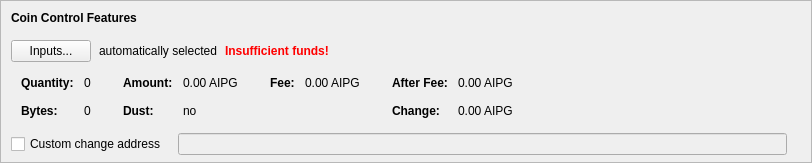
      <widget class="QFrame" name="frameCoinControl">
       <property name="sizePolicy">
        <sizepolicy hsizetype="Expanding" vsizetype="Fixed">
         <horstretch>0</horstretch>
         <verstretch>0</verstretch>
        </sizepolicy>
       </property>
       <property name="maximumSize">
        <size>
         <width>16777215</width>
         <height>16777215</height>
        </size>
       </property>
       <property name="frameShape">
        <enum>QFrame::StyledPanel</enum>
       </property>
       <property name="frameShadow">
        <enum>QFrame::Sunken</enum>
       </property>
       <layout class="QVBoxLayout" name="verticalLayoutCoinControl2">
        <property name="spacing">
         <number>0</number>
        </property>
        <property name="leftMargin">
         <number>0</number>
        </property>
        <property name="topMargin">
         <number>0</number>
        </property>
        <property name="rightMargin">
         <number>0</number>
        </property>
        <property name="bottomMargin">
         <number>6</number>
        </property>
        <item>
         <layout class="QVBoxLayout" name="verticalLayoutCoinControl" stretch="0,0,0,0,0">
          <property name="spacing">
           <number>0</number>
          </property>
          <property name="leftMargin">
           <number>10</number>
          </property>
          <property name="topMargin">
           <number>10</number>
          </property>
          <item>
           <layout class="QHBoxLayout" name="horizontalLayoutCoinControl1">
            <property name="bottomMargin">
             <number>15</number>
            </property>
            <item>
             <widget class="QLabel" name="labelCoinControlFeatures">
              <property name="sizePolicy">
               <sizepolicy hsizetype="Preferred" vsizetype="Maximum">
                <horstretch>0</horstretch>
                <verstretch>0</verstretch>
               </sizepolicy>
              </property>
              <property name="font">
               <font>
                <weight>75</weight>
                <bold>true</bold>
               </font>
              </property>
              <property name="styleSheet">
               <string notr="true">font-weight:bold;</string>
              </property>
              <property name="text">
               <string>Coin Control Features</string>
              </property>
             </widget>
            </item>
           </layout>
          </item>
          <item>
           <layout class="QHBoxLayout" name="horizontalLayoutCoinControl2" stretch="0,0,0,0">
            <property name="spacing">
             <number>8</number>
            </property>
            <property name="bottomMargin">
             <number>10</number>
            </property>
            <item>
             <widget class="QPushButton" name="pushButtonCoinControl">
              <property name="styleSheet">
               <string notr="true"/>
              </property>
              <property name="text">
               <string>Inputs...</string>
              </property>
              <property name="autoDefault">
               <bool>false</bool>
              </property>
             </widget>
            </item>
            <item>
             <widget class="QLabel" name="labelCoinControlAutomaticallySelected">
              <property name="text">
               <string>automatically selected</string>
              </property>
              <property name="margin">
               <number>5</number>
              </property>
             </widget>
            </item>
            <item>
             <widget class="QLabel" name="labelCoinControlInsuffFunds">
              <property name="font">
               <font>
                <weight>75</weight>
                <bold>true</bold>
               </font>
              </property>
              <property name="styleSheet">
               <string notr="true">color:red;font-weight:bold;</string>
              </property>
              <property name="text">
               <string>Insufficient funds!</string>
              </property>
              <property name="margin">
               <number>5</number>
              </property>
             </widget>
            </item>
            <item>
             <spacer name="horizontalSpacerCoinControl">
              <property name="orientation">
               <enum>Qt::Horizontal</enum>
              </property>
              <property name="sizeHint" stdset="0">
               <size>
                <width>40</width>
                <height>1</height>
               </size>
              </property>
             </spacer>
            </item>
           </layout>
          </item>
          <item>
           <widget class="QWidget" name="widgetCoinControl" native="true">
            <property name="sizePolicy">
             <sizepolicy hsizetype="Preferred" vsizetype="Preferred">
              <horstretch>0</horstretch>
              <verstretch>0</verstretch>
             </sizepolicy>
            </property>
            <property name="minimumSize">
             <size>
              <width>0</width>
              <height>0</height>
             </size>
            </property>
            <property name="styleSheet">
             <string notr="true"/>
            </property>
            <layout class="QHBoxLayout" name="horizontalLayoutCoinControl5">
             <property name="leftMargin">
              <number>0</number>
             </property>
             <property name="topMargin">
              <number>0</number>
             </property>
             <property name="rightMargin">
              <number>0</number>
             </property>
             <property name="bottomMargin">
              <number>0</number>
             </property>
             <item>
              <layout class="QHBoxLayout" name="horizontalLayoutCoinControl3" stretch="0,0,0,1">
               <property name="spacing">
                <number>20</number>
               </property>
               <property name="topMargin">
                <number>0</number>
               </property>
               <property name="bottomMargin">
                <number>10</number>
               </property>
               <item>
                <layout class="QFormLayout" name="formLayoutCoinControl1">
                 <property name="horizontalSpacing">
                  <number>10</number>
                 </property>
                 <property name="verticalSpacing">
                  <number>14</number>
                 </property>
                 <property name="leftMargin">
                  <number>10</number>
                 </property>
                 <property name="topMargin">
                  <number>4</number>
                 </property>
                 <property name="rightMargin">
                  <number>6</number>
                 </property>
                 <item row="0" column="0">
                  <widget class="QLabel" name="labelCoinControlQuantityText">
                   <property name="font">
                    <font>
                     <weight>75</weight>
                     <bold>true</bold>
                    </font>
                   </property>
                   <property name="text">
                    <string>Quantity:</string>
                   </property>
                   <property name="margin">
                    <number>0</number>
                   </property>
                  </widget>
                 </item>
                 <item row="0" column="1">
                  <widget class="QLabel" name="labelCoinControlQuantity">
                   <property name="cursor">
                    <cursorShape>IBeamCursor</cursorShape>
                   </property>
                   <property name="contextMenuPolicy">
                    <enum>Qt::ActionsContextMenu</enum>
                   </property>
                   <property name="text">
                    <string notr="true">0</string>
                   </property>
                   <property name="margin">
                    <number>0</number>
                   </property>
                   <property name="textInteractionFlags">
                    <set>Qt::LinksAccessibleByMouse|Qt::TextSelectableByKeyboard|Qt::TextSelectableByMouse</set>
                   </property>
                  </widget>
                 </item>
                 <item row="1" column="0">
                  <widget class="QLabel" name="labelCoinControlBytesText">
                   <property name="font">
                    <font>
                     <weight>75</weight>
                     <bold>true</bold>
                    </font>
                   </property>
                   <property name="text">
                    <string>Bytes:</string>
                   </property>
                  </widget>
                 </item>
                 <item row="1" column="1">
                  <widget class="QLabel" name="labelCoinControlBytes">
                   <property name="cursor">
                    <cursorShape>IBeamCursor</cursorShape>
                   </property>
                   <property name="contextMenuPolicy">
                    <enum>Qt::ActionsContextMenu</enum>
                   </property>
                   <property name="text">
                    <string notr="true">0</string>
                   </property>
                   <property name="textInteractionFlags">
                    <set>Qt::LinksAccessibleByMouse|Qt::TextSelectableByKeyboard|Qt::TextSelectableByMouse</set>
                   </property>
                  </widget>
                 </item>
                </layout>
               </item>
               <item>
                <layout class="QFormLayout" name="formLayoutCoinControl2">
                 <property name="horizontalSpacing">
                  <number>10</number>
                 </property>
                 <property name="verticalSpacing">
                  <number>14</number>
                 </property>
                 <property name="leftMargin">
                  <number>6</number>
                 </property>
                 <property name="topMargin">
                  <number>4</number>
                 </property>
                 <property name="rightMargin">
                  <number>6</number>
                 </property>
                 <item row="0" column="0">
                  <widget class="QLabel" name="labelCoinControlAmountText">
                   <property name="font">
                    <font>
                     <weight>75</weight>
                     <bold>true</bold>
                    </font>
                   </property>
                   <property name="text">
                    <string>Amount:</string>
                   </property>
                   <property name="margin">
                    <number>0</number>
                   </property>
                  </widget>
                 </item>
                 <item row="0" column="1">
                  <widget class="QLabel" name="labelCoinControlAmount">
                   <property name="cursor">
                    <cursorShape>IBeamCursor</cursorShape>
                   </property>
                   <property name="contextMenuPolicy">
                    <enum>Qt::ActionsContextMenu</enum>
                   </property>
                   <property name="text">
                    <string notr="true">0.00 AIPG</string>
                   </property>
                   <property name="textInteractionFlags">
                    <set>Qt::LinksAccessibleByMouse|Qt::TextSelectableByKeyboard|Qt::TextSelectableByMouse</set>
                   </property>
                  </widget>
                 </item>
                 <item row="1" column="0">
                  <widget class="QLabel" name="labelCoinControlLowOutputText">
                   <property name="font">
                    <font>
                     <weight>75</weight>
                     <bold>true</bold>
                    </font>
                   </property>
                   <property name="text">
                    <string>Dust:</string>
                   </property>
                  </widget>
                 </item>
                 <item row="1" column="1">
                  <widget class="QLabel" name="labelCoinControlLowOutput">
                   <property name="cursor">
                    <cursorShape>IBeamCursor</cursorShape>
                   </property>
                   <property name="contextMenuPolicy">
                    <enum>Qt::ActionsContextMenu</enum>
                   </property>
                   <property name="text">
                    <string notr="true">no</string>
                   </property>
                   <property name="textInteractionFlags">
                    <set>Qt::LinksAccessibleByMouse|Qt::TextSelectableByKeyboard|Qt::TextSelectableByMouse</set>
                   </property>
                  </widget>
                 </item>
                </layout>
               </item>
               <item>
                <layout class="QFormLayout" name="formLayoutCoinControl3">
                 <property name="horizontalSpacing">
                  <number>10</number>
                 </property>
                 <property name="verticalSpacing">
                  <number>14</number>
                 </property>
                 <property name="leftMargin">
                  <number>6</number>
                 </property>
                 <property name="topMargin">
                  <number>4</number>
                 </property>
                 <property name="rightMargin">
                  <number>6</number>
                 </property>
                 <item row="0" column="0">
                  <widget class="QLabel" name="labelCoinControlFeeText">
                   <property name="font">
                    <font>
                     <weight>75</weight>
                     <bold>true</bold>
                    </font>
                   </property>
                   <property name="text">
                    <string>Fee:</string>
                   </property>
                   <property name="margin">
                    <number>0</number>
                   </property>
                  </widget>
                 </item>
                 <item row="0" column="1">
                  <widget class="QLabel" name="labelCoinControlFee">
                   <property name="cursor">
                    <cursorShape>IBeamCursor</cursorShape>
                   </property>
                   <property name="contextMenuPolicy">
                    <enum>Qt::ActionsContextMenu</enum>
                   </property>
                   <property name="text">
                    <string notr="true">0.00 AIPG</string>
                   </property>
                   <property name="textInteractionFlags">
                    <set>Qt::LinksAccessibleByMouse|Qt::TextSelectableByKeyboard|Qt::TextSelectableByMouse</set>
                   </property>
                  </widget>
                 </item>
                </layout>
               </item>
               <item>
                <layout class="QFormLayout" name="formLayoutCoinControl4">
                 <property name="horizontalSpacing">
                  <number>10</number>
                 </property>
                 <property name="verticalSpacing">
                  <number>14</number>
                 </property>
                 <property name="leftMargin">
                  <number>6</number>
                 </property>
                 <property name="topMargin">
                  <number>4</number>
                 </property>
                 <property name="rightMargin">
                  <number>6</number>
                 </property>
                 <item row="0" column="0">
                  <widget class="QLabel" name="labelCoinControlAfterFeeText">
                   <property name="font">
                    <font>
                     <weight>75</weight>
                     <bold>true</bold>
                    </font>
                   </property>
                   <property name="text">
                    <string>After Fee:</string>
                   </property>
                   <property name="margin">
                    <number>0</number>
                   </property>
                  </widget>
                 </item>
                 <item row="0" column="1">
                  <widget class="QLabel" name="labelCoinControlAfterFee">
                   <property name="cursor">
                    <cursorShape>IBeamCursor</cursorShape>
                   </property>
                   <property name="contextMenuPolicy">
                    <enum>Qt::ActionsContextMenu</enum>
                   </property>
                   <property name="text">
                    <string notr="true">0.00 AIPG</string>
                   </property>
                   <property name="textInteractionFlags">
                    <set>Qt::LinksAccessibleByMouse|Qt::TextSelectableByKeyboard|Qt::TextSelectableByMouse</set>
                   </property>
                  </widget>
                 </item>
                 <item row="1" column="0">
                  <widget class="QLabel" name="labelCoinControlChangeText">
                   <property name="font">
                    <font>
                     <weight>75</weight>
                     <bold>true</bold>
                    </font>
                   </property>
                   <property name="text">
                    <string>Change:</string>
                   </property>
                  </widget>
                 </item>
                 <item row="1" column="1">
                  <widget class="QLabel" name="labelCoinControlChange">
                   <property name="cursor">
                    <cursorShape>IBeamCursor</cursorShape>
                   </property>
                   <property name="contextMenuPolicy">
                    <enum>Qt::ActionsContextMenu</enum>
                   </property>
                   <property name="text">
                    <string notr="true">0.00 AIPG</string>
                   </property>
                   <property name="textInteractionFlags">
                    <set>Qt::LinksAccessibleByMouse|Qt::TextSelectableByKeyboard|Qt::TextSelectableByMouse</set>
                   </property>
                  </widget>
                 </item>
                </layout>
               </item>
              </layout>
             </item>
            </layout>
           </widget>
          </item>
          <item>
           <layout class="QHBoxLayout" name="horizontalLayoutCoinControl4" stretch="0,0,0">
            <property name="spacing">
             <number>12</number>
            </property>
            <property name="sizeConstraint">
             <enum>QLayout::SetDefaultConstraint</enum>
            </property>
            <property name="topMargin">
             <number>5</number>
            </property>
            <property name="rightMargin">
             <number>5</number>
            </property>
            <item>
             <widget class="QCheckBox" name="checkBoxCoinControlChange">
              <property name="toolTip">
               <string>If this is activated, but the change address is empty or invalid, change will be sent to a newly generated address.</string>
              </property>
              <property name="text">
               <string>Custom change address</string>
              </property>
             </widget>
            </item>
            <item>
             <widget class="QValidatedLineEdit" name="lineEditCoinControlChange">
              <property name="enabled">
               <bool>false</bool>
              </property>
              <property name="sizePolicy">
               <sizepolicy hsizetype="Expanding" vsizetype="Fixed">
                <horstretch>0</horstretch>
                <verstretch>0</verstretch>
               </sizepolicy>
              </property>
             </widget>
            </item>
            <item>
             <widget class="QLabel" name="labelCoinControlChangeLabel">
              <property name="sizePolicy">
               <sizepolicy hsizetype="Preferred" vsizetype="Expanding">
                <horstretch>0</horstretch>
                <verstretch>0</verstretch>
               </sizepolicy>
              </property>
              <property name="minimumSize">
               <size>
                <width>0</width>
                <height>0</height>
               </size>
              </property>
              <property name="text">
               <string/>
              </property>
              <property name="margin">
               <number>3</number>
              </property>
             </widget>
            </item>
           </layout>
          </item>
          <item>
           <spacer name="verticalSpacerCoinControl">
            <property name="orientation">
             <enum>Qt::Vertical</enum>
            </property>
            <property name="sizeHint" stdset="0">
             <size>
              <width>800</width>
              <height>1</height>
             </size>
            </property>
           </spacer>
          </item>
         </layout>
        </item>
       </layout>
      </widget>
